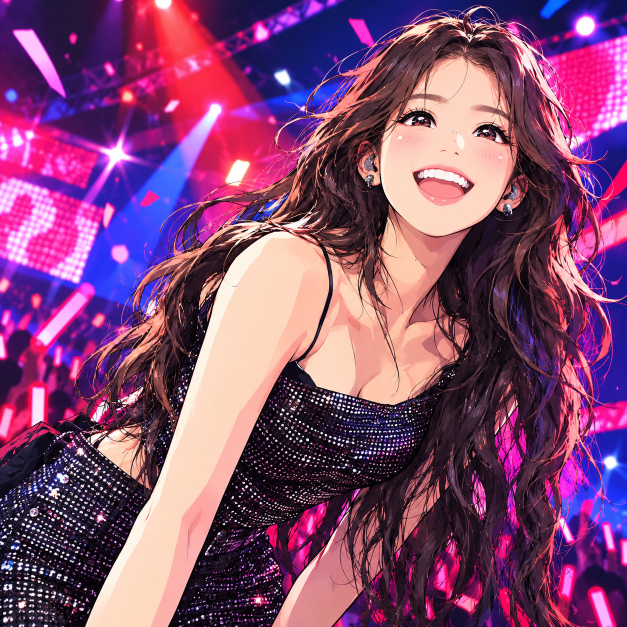
#> input picture concert/assets/reference.jpg, 1254 x 1254 px (shown at 1/2 size)
$ python train_neural.py
#> lines starting #> are read from the running program, lines starting #| are printed output that depends on the picture; after the words box and inside, x2 and y2 are one past the last pixel; in counts of white or black regions, pixels touching at a corner belong together
#!/usr/bin/env python3
"""신경망 기억: 좌표 (x, y)를 색 (r, g, b)로 바꾸는 작은 신경장(neural field)을 원본에 맞춰 학습한다.

구조 (Instant-NGP식 조밀 다중 해상도 특징 격자 + 작은 MLP)
    픽셀 중심 좌표 → 해상도가 다른 특징 격자 8장에서 쌍선형 보간 → 특징 24개를 이어 붙여
    MLP(24 → 32 → 32 → 3, ReLU) → RGB. 격자 값과 MLP 가중치가 곧 그림이다.
    격자: 16² 32² 64² 128² 256² (특징 4개) · 400² (2개) · 800² (1개) · 얼굴 상자 300×250 (1개, 픽셀당 한 칸).
    고운 레벨일수록 특징 수를 줄이고 해상도를 올리는 편이 같은 용량에서 더 또렷했다.
    보간 규칙은 WebGL의 LINEAR + CLAMP_TO_EDGE와 같아서, 브라우저는 격자를 텍스처로 올리고
    프래그먼트 셰이더에서 MLP만 계산하면 된다.

학습 (numpy만, 손으로 짠 순전파/역전파)
    묶음은 픽셀 행 52줄(≈6.5만 픽셀) 전체다. 그러면 가로 보간이 행렬 곱 하나라 numpy로도 빠르다.
    행은 윤곽선·얼굴이 많은 줄을 더 자주 뽑고, 픽셀마다 손실 가중치도 준다. Adam(격자는 건드린 행만).
    시드가 고정이라 같은 옵션이면 같은 결과가 나온다.

양자화와 내보내기
    격자는 채널마다 7~8비트로 줄인다(최솟값·간격은 첫 층 가중치와 편향에 접어 넣어 셰이더는 텍스처 값을
    그대로 쓴다). 양자화한 격자로 순전파하며 조금 더 학습(QAT)하고, MLP만 한 번 더 다듬는다.
    격자는 채널별 평면으로 이어 zlib로 줄이고(브라우저의 DecompressionStream으로 푼다) base64로 쓴다.
    같은 데이터로 파이썬에서 다시 그린 그림(--png)도 남겨 브라우저 렌더와 반올림 오차 안에서 같은지 본다.

인트로용 MLP
    같은 격자(고정)에 MLP를 하나 더 학습한다. 고운 레벨 몇 장을 끈(특징 0) 입력에서도 흐린 그림을
    내도록 가르쳐서, 브라우저 인트로에서 거친 격자부터 차례로 켜면 그림이 점점 또렷해진다.
    최종 그림의 MLP와 따로라서 최종 품질을 깎지 않는다 (한 MLP로 함께 배우면 약 2 dB 손해였다).

    OMP_NUM_THREADS=2 OPENBLAS_NUM_THREADS=2 python3 concert/tools/train_neural.py --png /tmp/n/recon.png
        기본값 그대로가 js/neural/data.js를 만든다 (2스레드로 약 15분: 학습 8000단계 + QAT + 인트로 MLP).
    python3 concert/tools/train_neural.py --steps 600 --out /tmp/n/data.js --png /tmp/n/recon.png
    python3 concert/tools/train_neural.py --load model.npz ...   학습은 건너뛰고 양자화부터 (--save로 저장한 모델)
"""
import argparse
import base64
import json
import os
import sys
import time
import zlib

for _k in ('OMP_NUM_THREADS', 'OPENBLAS_NUM_THREADS', 'MKL_NUM_THREADS'):
    os.environ.setdefault(_k, '2')

import numpy as np  # noqa: E402
from PIL import Image  # noqa: E402

HERE = os.path.dirname(os.path.abspath(__file__))
ROOT = os.path.dirname(HERE)
REF = os.path.join(ROOT, 'assets', 'reference.jpg')
OUT = os.path.join(ROOT, 'js', 'neural', 'data.js')

# 얼굴(눈·입) 영역: 픽셀을 더 자주 뽑는다. (cx, cy, rx, ry) — 원본 좌표
FACE = (880, 300, 230, 190)


def parse_levels(text, n):
    """'16:4,...,512:2,384x320:2@700/150/1084/470' → [(가로칸, 세로칸, 특징 수, 상자), ...]

    'R:F'는 그림 전체를 덮는 R×R 격자, 'WxH:F@x0/y0/x1/y1'은 그 상자만 덮는 국소 격자다.
    국소 격자는 상자 밖에서 특징이 0이다 (얼굴처럼 더 촘촘해야 하는 곳에만 칸을 더 쓴다).
    """
    out = []
    for part in text.split(','):
        res, rest = part.split(':')
        F, _, box = rest.partition('@')
        w, _, h = res.partition('x')
        box = tuple(int(v) for v in box.split('/')) if box else (0, 0, n, n)
        out.append((int(w), int(h or w), int(F), box))
    return out


def axis_table(R, n, lo=0, hi=None):
    """n개 픽셀 중심이 [lo, hi) 구간을 덮는 R칸 격자에서 어느 두 격자점 사이에 있는지와 보간 비율.

    WebGL 텍스처의 LINEAR + CLAMP_TO_EDGE와 같은 규칙이다: u = (i + 0.5 − lo) / (hi − lo), g = u·R − 0.5.
    inside는 픽셀이 구간 안에 있는지 (밖이면 특징 0).
    """
    hi = n if hi is None else hi
    p = np.arange(n, dtype=np.float64)
    g = (p + 0.5 - lo) * (R / (hi - lo)) - 0.5
    i0 = np.floor(g)
    f = (g - i0).astype(np.float32)
    i0 = i0.astype(np.int64)
    inside = ((p >= lo) & (p < hi)).astype(np.float32)
    return np.clip(i0, 0, R - 1), np.clip(i0 + 1, 0, R - 1), f, inside


def interp_matrix(table, R):
    """한 축의 선형 보간을 (n, R) 행렬로. 가로 보간은 이 행렬 곱 한 번이면 된다."""
    i0, i1, f, inside = table
    n = i0.size
    A = np.zeros((n, R), np.float32)
    np.add.at(A, (np.arange(n), i0), (1 - f) * inside)
    np.add.at(A, (np.arange(n), i1), f * inside)
    return A


class Adam:
    """Adam. 격자는 이번 묶음이 건드린 행만 갱신한다(행 단위 희소 갱신)."""

    def __init__(self, params, b1=0.9, b2=0.99, eps=1e-10):
        self.m = [np.zeros_like(p) for p in params]
        self.v = [np.zeros_like(p) for p in params]
        self.b1, self.b2, self.eps, self.t = b1, b2, eps, 0

    def step(self, params, grads, lr):
        self.t += 1
        c1 = 1 - self.b1 ** self.t
        c2 = 1 - self.b2 ** self.t
        for p, g, m, v in zip(params, grads, self.m, self.v):
            rows = slice(None)
            if isinstance(g, tuple):  # (행 번호, 그 행들의 기울기)
                rows, g = g
            mr = self.b1 * m[rows] + (1 - self.b1) * g
            vr = self.b2 * v[rows] + (1 - self.b2) * (g * g)
            m[rows] = mr
            v[rows] = vr
            p[rows] -= (lr / c1) * mr / (np.sqrt(vr / c2) + self.eps)


class Field:
    """다중 해상도 특징 격자 + ReLU MLP. 격자 하나는 (세로칸, 가로칸, F) 배열이고 행 0이 위쪽이다.

    학습 묶음은 픽셀 행 몇 줄 전체다. 그러면 가로 보간이 행렬 곱 하나가 되어 numpy로도 빠르다.
    """

    def __init__(self, levels, hidden, size, rng, mean_color):
        self.levels = levels
        self.size = size
        self.ty = [axis_table(h, size, box[1], box[3]) for w, h, F, box in levels]
        tx = [axis_table(w, size, box[0], box[2]) for w, h, F, box in levels]
        self.mats = [interp_matrix(t, w) for t, (w, _, _, _) in zip(tx, levels)]
        self.inside_x = [t[3] for t in tx]
        self.grids = [rng.uniform(-1e-4, 1e-4, (h, w, F)).astype(np.float32) for w, h, F, _ in levels]
        self.widths = [F for _, _, F, _ in levels]
        self.init_mlp(hidden, rng, mean_color)

    def init_mlp(self, hidden, rng, mean_color):
        """He 초기화. 마지막 편향은 평균색에서 시작한다."""
        dims = [sum(self.widths)] + list(hidden) + [3]
        self.W, self.b = [], []
        for a, c in zip(dims[:-1], dims[1:]):
            self.W.append((rng.standard_normal((a, c)) * np.sqrt(2.0 / a)).astype(np.float32))
            self.b.append(np.zeros(c, np.float32))
        self.b[-1][:] = mean_color

    # ── 인코딩: 레벨마다 쌍선형 보간 (세로: 작은 가중치 행렬, 가로: 보간 행렬) ──
    def encode(self, ys, grids=None):
        """ys: 픽셀 행 번호들. 반환: 특징 (len(ys)·n, D)와 역전파용 캐시."""
        grids = self.grids if grids is None else grids
        m, n = len(ys), self.size
        feats, cache = [], []
        for (w, h, F, _), G, A, (a0, a1, af, ins) in zip(self.levels, grids, self.mats, self.ty):
            y0, y1, fy, iy = a0[ys], a1[ys], af[ys], ins[ys]
            rr, inv = np.unique(np.concatenate([y0, y1]), return_inverse=True)
            k = rr.size
            Wy = np.zeros((m, k), np.float32)
            np.add.at(Wy, (np.arange(m), inv[:m]), (1 - fy) * iy)
            np.add.at(Wy, (np.arange(m), inv[m:]), fy * iy)
            Gx = (G[rr].transpose(0, 2, 1).reshape(k * F, w) @ A.T).reshape(k, F * n)
            feats.append((Wy @ Gx).reshape(m, F, n).transpose(0, 2, 1).reshape(m * n, F))
            cache.append((rr, Wy))
        return np.concatenate(feats, axis=1), cache

    def grid_grads(self, dX, cache):
        out, o = [], 0
        n = self.size
        for (w, h, F, _), A, (rr, Wy) in zip(self.levels, self.mats, cache):
            m, k = Wy.shape
            d = dX[:, o:o + F].reshape(m, n, F).transpose(0, 2, 1).reshape(m, F * n)
            o += F
            dGx = (Wy.T @ d).reshape(k * F, n)
            out.append((rr, (dGx @ A).reshape(k, F, w).transpose(0, 2, 1)))
        return out

    # ── MLP ──
    def mlp(self, X, W=None, b=None):
        W = self.W if W is None else W
        b = self.b if b is None else b
        acts = [X]
        h = X
        for i, (Wi, bi) in enumerate(zip(W, b)):
            h = h @ Wi
            h += bi
            if i < len(W) - 1:
                np.maximum(h, 0, out=h)
            acts.append(h)
        return h, acts

    def mlp_grads(self, acts, dY):
        dW, db = [None] * len(self.W), [None] * len(self.W)
        d = dY
        for i in range(len(self.W) - 1, -1, -1):
            dW[i] = acts[i].T @ d
            db[i] = d.sum(0)
            d = d @ self.W[i].T  # i = 0이면 입력 특징에 대한 기울기
            if i > 0:
                d *= acts[i] > 0
        return dW, db, d


def importance(ref):
    """픽셀 가중치: 바탕 1 + 윤곽 세기 + 얼굴 가산. 행을 뽑는 확률과 손실 가중에 쓴다."""
    lum = ref @ np.array([0.299, 0.587, 0.114], np.float32)
    gy, gx = np.gradient(lum)
    edge = np.sqrt(gx * gx + gy * gy)
    edge = np.clip(edge / (np.percentile(edge, 99) + 1e-6), 0, 1)
    H, W = lum.shape
    yy, xx = np.mgrid[0:H, 0:W]
    cx, cy, rx, ry = FACE
    face = np.clip(1.5 - np.sqrt(((xx - cx) / rx) ** 2 + ((yy - cy) / ry) ** 2), 0, 1)
    return (1.0 + 1.5 * edge + 2.0 * face).astype(np.float32)


# [20 lines left out: function render, not called in this run]


def level_mask(levels, k):
    """앞의 k개 레벨만 남기는 특징 마스크 (D,)"""
    return np.concatenate([np.full(lv[2], float(li < k), np.float32) for li, lv in enumerate(levels)])


def psnr(a, b):
    mse = float(((np.clip(a, 0, 1) - b) ** 2).mean())
    return 10 * np.log10(1.0 / max(mse, 1e-12))


def train(field, ref, args, rng, steps, mlp_only=False, grids=None, lr_scale=None, qat=None, log_every=250):
    """격자와 MLP를 학습한다. mlp_only면 grids(고정)를 쓰고 MLP만 바꾼다.

    qat가 있으면(레벨마다 (lo, step, top)) 순전파는 양자화한 격자로 하고 기울기는 실수 격자에 그대로 준다
    (양자화 인지 학습, straight-through).
    """
    n = field.size
    imp = importance(ref)
    row_p = imp.mean(1) ** 0.5
    row_p /= row_p.sum()
    pix_w = imp / imp.mean(1, keepdims=True)
    L = len(field.levels)
    params = ([] if mlp_only else field.grids) + field.W + field.b
    opt = Adam(params)
    t0 = time.time()
    ema = None
    lr0 = args.lr * (lr_scale if lr_scale is not None else 0.03 if mlp_only else 1.0)
    for step in range(steps):
        # 학습률: 앞 40%는 그대로, 그 뒤로 코사인으로 2%까지
        prog = step / max(1, steps - 1)
        k = 1.0 if prog < 0.4 else 0.02 + 0.98 * 0.5 * (1 + np.cos(np.pi * (prog - 0.4) / 0.6))
        lr = lr0 * k
        ys = np.sort(rng.choice(n, args.rows, replace=False, p=row_p))
        if qat is not None:
            grids = [dequant(quant(G, *qp), *qp) for G, qp in zip(field.grids, qat)]
        X, cache = field.encode(ys, grids)
        keep = None
        if args.nested > 0:
            # 중첩 학습: 일부 픽셀은 고운 레벨 몇 장을 끈다(특징 0). 최소 nested_min장은 남긴다.
            cut = rng.random(X.shape[0]) < args.nested
            lvl = np.where(cut, rng.integers(args.nested_min, L, X.shape[0]), L)
            first = np.repeat(np.arange(L), field.widths)
            keep = (lvl[:, None] > first[None, :]).astype(np.float32)
            X *= keep
        Y, acts = field.mlp(X)
        err = Y - ref[ys].reshape(-1, 3)
        w = pix_w[ys].reshape(-1, 1)
        loss = float((err * err).mean())
        dY = (2.0 / err.size) * err * w
        dW, db, dX = field.mlp_grads(acts, dY)
        grads = []
        if not mlp_only:
            if keep is not None:
                dX *= keep
            grads += field.grid_grads(dX, cache)
        for i in range(len(dW)):
            dW[i] += args.wd * field.W[i]
        grads += dW + db
        opt.step(params, grads, lr)
        ema = loss if ema is None else 0.97 * ema + 0.03 * loss
        if step % log_every == 0 or step == steps - 1:
            print(f'  {"mlp" if mlp_only else "all"} step {step:5d}  loss {ema:.5f}'
                  f'  psnr~{10 * np.log10(1 / ema):.2f}  lr {lr:.4f}  {time.time() - t0:.0f}s', flush=True)


# [9 lines left out: function quant_params, not called in this run]


def quant(G, lo, step, top):
    return np.clip(np.round((G - lo) / step), 0, top).astype(np.uint8)


def dequant(q, lo, step, top):
    return q.astype(np.float32) * step + lo


# [9 lines left out: function fold, not called in this run]


def save_png(img, path):
    os.makedirs(os.path.dirname(os.path.abspath(path)), exist_ok=True)
    Image.fromarray(np.round(np.clip(img, 0, 1) * 255).astype(np.uint8)).save(path)


# [29 lines left out: function write_data, not called in this run]


def main():
    ap = argparse.ArgumentParser()
    ap.add_argument('--levels', default='16:4,32:4,64:4,128:4,256:4,400:2,800:1,300x250:1@760/180/1060/430')
    ap.add_argument('--hidden', default='32,32')
    ap.add_argument('--bits', default='8,8,8,7,7,7,7,7', help='레벨별 양자화 비트 (하나면 전부 같게)')
    ap.add_argument('--steps', type=int, default=8000)
    ap.add_argument('--qat-steps', type=int, default=1500, help='양자화 인지 학습 단계 수')
    ap.add_argument('--qat-lr', type=float, default=0.1, help='QAT 학습률 배율')
    ap.add_argument('--tune-steps', type=int, default=200, help='양자화 뒤 MLP만 다듬는 단계 수')
    ap.add_argument('--rows', type=int, default=52, help='한 묶음의 픽셀 행 수 (52행 ≈ 6.5만 픽셀)')
    ap.add_argument('--lr', type=float, default=0.01)
    ap.add_argument('--wd', type=float, default=1e-6)
    ap.add_argument('--nested', type=float, default=0.0,
                    help='최종 MLP 학습에도 고운 레벨을 끈 픽셀을 섞는 비율 (실험용, 품질 손해가 크다)')
    ap.add_argument('--nested-min', type=int, default=2)
    ap.add_argument('--seed', type=int, default=1254)
    ap.add_argument('--out', default=OUT)
    ap.add_argument('--png', default='', help='양자화된 최종 모델로 파이썬에서 다시 그린 그림')
    ap.add_argument('--save', default='', help='학습된 실수 모델을 .npz로 저장 (실험용)')
    ap.add_argument('--load', default='', help='학습을 건너뛰고 .npz 모델에서 시작 (실험용)')
    ap.add_argument('--intro-steps', type=int, default=1500, help='인트로용 MLP 학습 단계 수 (0이면 없음)')
    ap.add_argument('--stages-png', default='', help='레벨을 하나씩 켠 중간 그림들의 접두어')
    args = ap.parse_args()

    t_start = time.time()
    rng = np.random.default_rng(args.seed)

    # 학습 뒤 단계마다 따로 시드를 둔다: --load로 이어 해도 처음부터 돌린 것과 같은 결과가 나온다.
    def phase_rng(k):
        return np.random.default_rng(args.seed + 1000 * k)

    ref = np.asarray(Image.open(REF).convert('RGB'), dtype=np.float32) / 255.0
    n = ref.shape[0]
    levels = parse_levels(args.levels, n)
    hidden = [int(v) for v in args.hidden.split(',') if v]
    bits = [int(v) for v in args.bits.split(',')]
    bits = bits * len(levels) if len(bits) == 1 else bits
    field = Field(levels, hidden, n, rng, ref.reshape(-1, 3).mean(0))
#> call 3 of interp_matrix, with R = 64
#> in interp_matrix (call 3), `np.add.at(A, (np.arange(n), i1), f * inside)`:
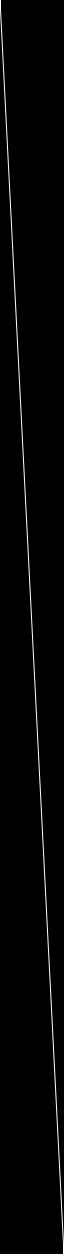
#> A: shape (1254, 64) float32; min 0, max 1, mean 0.0156
#> call 4 of interp_matrix, with R = 128
#> in interp_matrix (call 4), `np.add.at(A, (np.arange(n), i1), f * inside)`:
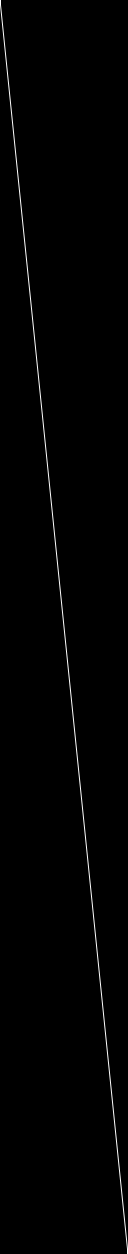
#> A: shape (1254, 128) float32; min 0, max 1, mean 0.00781
#> in interp_matrix (call 5), `np.add.at(A, (np.arange(n), i0), (1 - f) * inside)`:
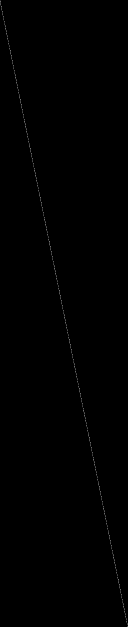
#> A: shape (1254, 256) float32 (shown at 1/2 size); min 0, max 0.999, mean 0.00195
#> in interp_matrix (call 5), `np.add.at(A, (np.arange(n), i1), f * inside)`:
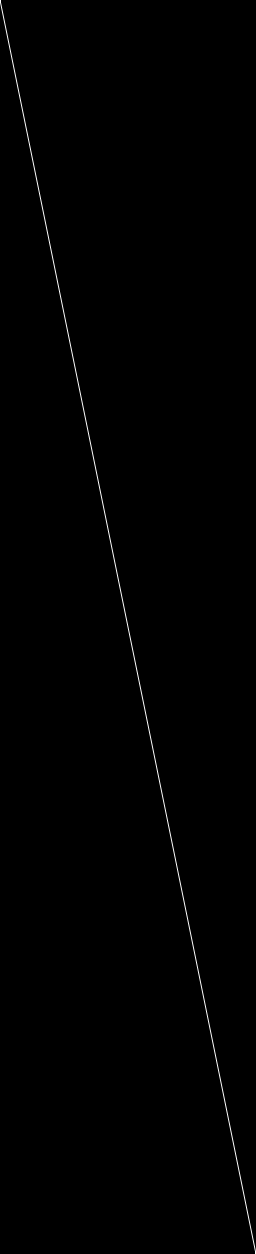
#> A: shape (1254, 256) float32; 0.39% of pixels changed, all inside (x1, y1, x2, y2) = (0, 0, 256, 1254)
#> in interp_matrix (call 6), `np.add.at(A, (np.arange(n), i0), (1 - f) * inside)`:
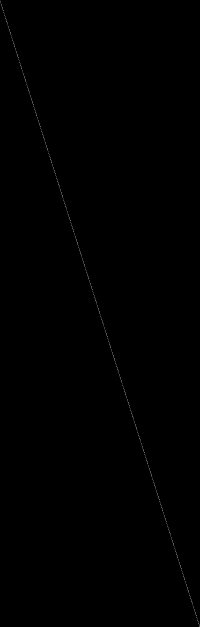
#> A: shape (1254, 400) float32 (shown at 1/2 size); min 0, max 0.999, mean 0.00125
#> in interp_matrix (call 6), `np.add.at(A, (np.arange(n), i1), f * inside)`:
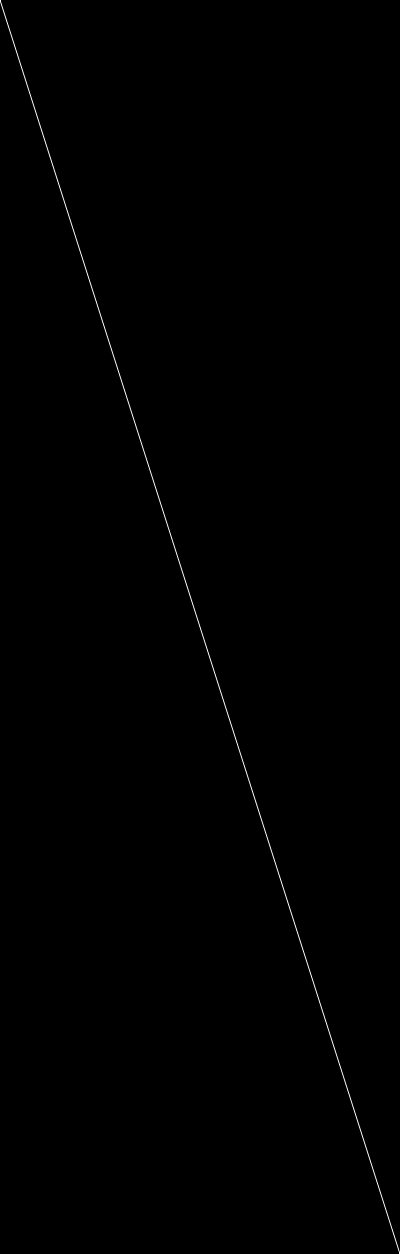
#> A: shape (1254, 400) float32; 0.25% of pixels changed, all inside (x1, y1, x2, y2) = (0, 0, 400, 1254)
#> in interp_matrix (call 7), `np.add.at(A, (np.arange(n), i0), (1 - f) * inside)`:
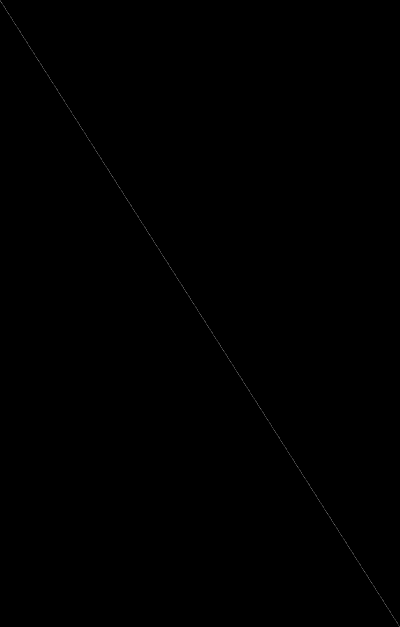
#> A: shape (1254, 800) float32 (shown at 1/2 size); min 0, max 0.999, mean 0.000625
#> (the rest of the program and of its run is left out)
